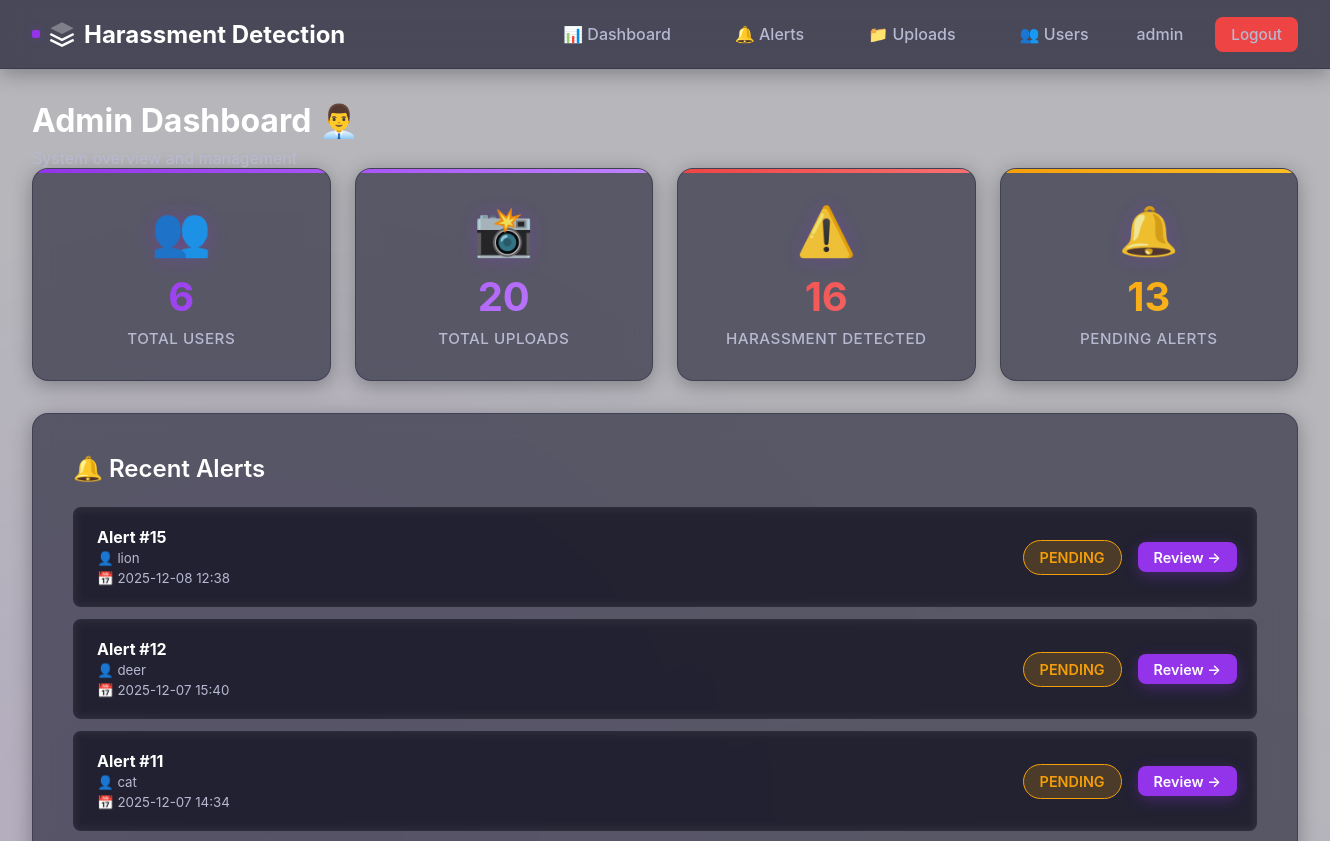
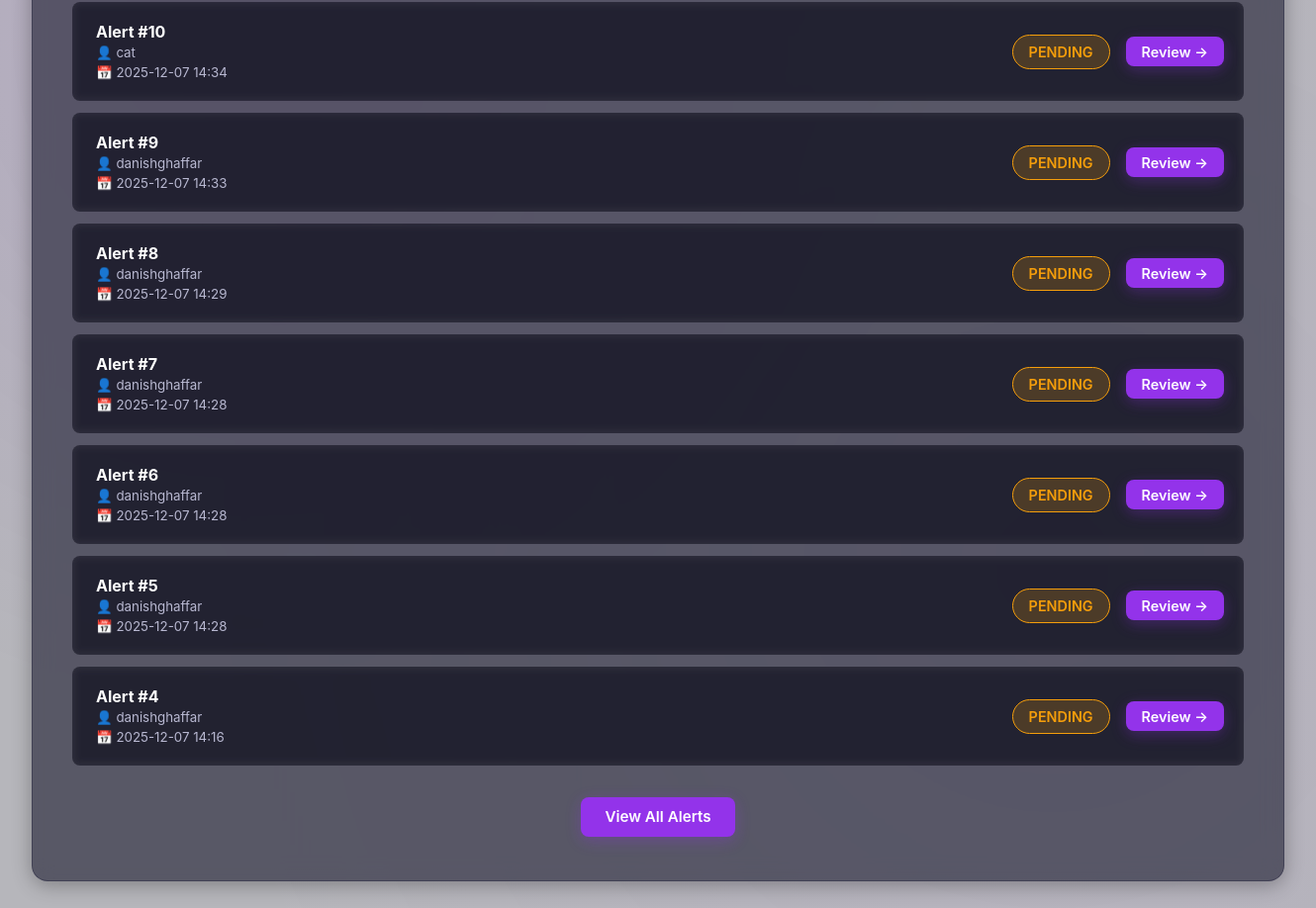
The page /admin (signed in) on the database its author committed (2 pictures, top to bottom).
### models.py (models this page shows, shortened)
class User(UserMixin, db.Model):
    __tablename__ = 'users'
    id = db.Column(db.Integer, primary_key=True)
    username = db.Column(db.String(80), unique=True, nullable=False)
    email = db.Column(db.String(120), unique=True, nullable=False)
    password_hash = db.Column(db.String(255), nullable=False)
    is_admin = db.Column(db.Boolean, default=False)
    created_at = db.Column(db.DateTime, default=datetime.utcnow)
    uploads = db.relationship('Upload', backref='user', lazy=True, cascade='all, delete-orphan')

class Alert(db.Model):
    __tablename__ = 'alerts'
    id = db.Column(db.Integer, primary_key=True)
    upload_id = db.Column(db.Integer, db.ForeignKey('uploads.id'), nullable=False)
    status = db.Column(db.String(20), default='pending')  # pending, reviewed, dismissed
    admin_notes = db.Column(db.Text)
    created_at = db.Column(db.DateTime, default=datetime.utcnow)
    reviewed_at = db.Column(db.DateTime)
    reviewed_by = db.Column(db.Integer, db.ForeignKey('users.id'))

### app.py (the view)
@app.route('/admin')
@login_required
def admin_dashboard():
    if not current_user.is_admin:
        flash('Access denied', 'danger')
        return redirect(url_for('dashboard'))
    total_users = User.query.count()
    total_uploads = Upload.query.count()
    harassment_uploads = Upload.query.filter_by(detection_result='harassment').count()
    pending_alerts = Alert.query.filter_by(status='pending').count()
    recent_alerts = Alert.query.filter_by(status='pending')\
        .order_by(Alert.created_at.desc()).limit(10).all()
    return render_template('admin_dashboard.html',
                         total_users=total_users,
                         total_uploads=total_uploads,
                         harassment_uploads=harassment_uploads,
                         pending_alerts=pending_alerts,
                         recent_alerts=recent_alerts)

### app.py (called while the page is built)
@login_manager.user_loader
def load_user(user_id):
    return User.query.get(int(user_id))

### templates/admin_dashboard.html (shortened to what this page needs)
{% extends "base.html" %}
{% block content %}
<div class="page-header">
    <h1>Admin Dashboard 👨‍💼</h1>
    <p>System overview and management</p>
</div>
<div class="stats-grid">
    <div class="stat-card">
        <div class="stat-icon">👥</div>
        <div class="stat-number">{{ total_users }}</div>
        <div class="stat-label">Total Users</div>
    </div>
    <div class="stat-card">
        <div class="stat-icon">📸</div>
        <div class="stat-number">{{ total_uploads }}</div>
        <div class="stat-label">Total Uploads</div>
    </div>
    <div class="stat-card">
        <div class="stat-icon">⚠️</div>
        <div class="stat-number">{{ harassment_uploads }}</div>
        <div class="stat-label">Harassment Detected</div>
    </div>
    <div class="stat-card">
        <div class="stat-icon">🔔</div>
        <div class="stat-number">{{ pending_alerts }}</div>
        <div class="stat-label">Pending Alerts</div>
    </div>
</div>
<div class="alerts-section">
    <h2 class="section-title">🔔 Recent Alerts</h2>
    {% if recent_alerts %}
        {% for alert in recent_alerts %}
        <div class="alert-item">
            <div>
                <strong style="color: var(--text-white);">Alert #{{ alert.id }}</strong>
                <br>
                <small style="color: var(--text-light);">👤 {{ alert.upload.user.username }}</small>
                <br>
                <small style="color: var(--text-light);">📅 {{ alert.created_at.strftime('%Y-%m-%d %H:%M') }}</small>
            </div>
            <div style="display: flex; gap: 1rem; align-items: center;">
                <span class="badge badge-{{ 'warning' if alert.status == 'pending' else 'danger' }}">
                    {{ alert.status.upper() }}
                </span>
                <a href="{{ url_for('admin_alerts') }}" class="btn btn-primary btn-small">Review →</a>
            </div>
        </div>
        {% endfor %}
        <div style="text-align: center; margin-top: 2rem;">
            <a href="{{ url_for('admin_alerts') }}" class="btn btn-primary">View All Alerts</a>
        </div>
    {% else %}
        <div style="text-align: center; padding: 3rem;">
            <div style="font-size: 4rem; margin-bottom: 1rem; opacity: 0.3;">🔕</div>
            <p style="color: var(--text-muted); font-size: 1.1rem;">No pending alerts</p>
        </div>
    {% endif %}
</div>
{% endblock %}

### templates/base.html (shortened to what this page needs)
<!DOCTYPE html>
<html lang="en">
<head>
</head>
<body>
    {% if current_user.is_authenticated %}
    <nav class="navbar">
        <div class="navbar-content">
            <a href="{{ url_for('dashboard') }}" class="navbar-brand">
                <svg width="28" height="28" viewBox="0 0 24 24" fill="none" xmlns="http://www.w3.org/2000/svg">
                    <path d="M12 2L2 7L12 12L22 7L12 2Z" fill="currentColor" opacity="0.3"/>
                    <path d="M2 17L12 22L22 17" stroke="currentColor" stroke-width="2"/>
                    <path d="M2 12L12 17L22 12" stroke="currentColor" stroke-width="2"/>
                </svg>
                Harassment Detection
            </a>
            <div class="navbar-menu">
                {% if current_user.is_admin %}
                    <a href="{{ url_for('admin_dashboard') }}">📊 Dashboard</a>
                    <a href="{{ url_for('admin_alerts') }}">🔔 Alerts</a>
                    <a href="{{ url_for('admin_uploads') }}">📁 Uploads</a>
                    <a href="{{ url_for('admin_users') }}">👥 Users</a>
                {% else %}
                    <a href="{{ url_for('dashboard') }}">🏠 Dashboard</a>
                    <a href="{{ url_for('my_uploads') }}">📂 My Uploads</a>
                {% endif %}
                <span>{{ current_user.username }}</span>
                <a href="{{ url_for('logout') }}" class="btn btn-danger">Logout</a>
            </div>
        </div>
    </nav>
    {% endif %}
    <div class="container">
        {% block content %}{% endblock %}
    </div>
</body>
</html>

### rows shown on the page
User: username "admin"
Alert: id "15", upload.user.username "lion", created_at "2025-12-08 12:38", status "PENDING"
Alert: id "12", upload.user.username "deer", created_at "2025-12-07 15:40", status "PENDING"
Alert: id "11", upload.user.username "cat", created_at "2025-12-07 14:34", status "PENDING"
Alert: id "10", upload.user.username "cat", created_at "2025-12-07 14:34", status "PENDING"
Alert: id "9", upload.user.username "danishghaffar", created_at "2025-12-07 14:33", status "PENDING"
Alert: id "8", upload.user.username "danishghaffar", created_at "2025-12-07 14:29", status "PENDING"
Alert: id "7", upload.user.username "danishghaffar", created_at "2025-12-07 14:28", status "PENDING"
Alert: id "6", upload.user.username "danishghaffar", created_at "2025-12-07 14:28", status "PENDING"
Alert: id "5", upload.user.username "danishghaffar", created_at "2025-12-07 14:28", status "PENDING"
Alert: id "4", upload.user.username "danishghaffar", created_at "2025-12-07 14:16", status "PENDING"

### other values the page prints
{{ total_users }} "6"
{{ total_uploads }} "20"
{{ harassment_uploads }} "16"
{{ pending_alerts }} "13"
